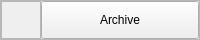
               <widget class="QFrame" name="frame_14">
                <property name="minimumSize">
                 <size>
                  <width>0</width>
                  <height>40</height>
                 </size>
                </property>
                <property name="maximumSize">
                 <size>
                  <width>16777215</width>
                  <height>40</height>
                 </size>
                </property>
                <property name="frameShape">
                 <enum>QFrame::StyledPanel</enum>
                </property>
                <property name="frameShadow">
                 <enum>QFrame::Raised</enum>
                </property>
                <layout class="QHBoxLayout" name="horizontalLayout_12">
                 <property name="spacing">
                  <number>0</number>
                 </property>
                 <property name="leftMargin">
                  <number>0</number>
                 </property>
                 <property name="topMargin">
                  <number>0</number>
                 </property>
                 <property name="rightMargin">
                  <number>0</number>
                 </property>
                 <property name="bottomMargin">
                  <number>0</number>
                 </property>
                 <item alignment="Qt::AlignLeft">
                  <widget class="QFrame" name="frame_27">
                   <property name="frameShape">
                    <enum>QFrame::StyledPanel</enum>
                   </property>
                   <property name="frameShadow">
                    <enum>QFrame::Raised</enum>
                   </property>
                   <layout class="QHBoxLayout" name="horizontalLayout_25">
                    <item>
                     <widget class="QLabel" name="archive_logo">
                      <property name="minimumSize">
                       <size>
                        <width>20</width>
                        <height>20</height>
                       </size>
                      </property>
                      <property name="maximumSize">
                       <size>
                        <width>20</width>
                        <height>20</height>
                       </size>
                      </property>
                      <property name="text">
                       <string/>
                      </property>
                      <property name="pixmap">
                       <pixmap>../../../resources/icons/archive.png</pixmap>
                      </property>
                      <property name="scaledContents">
                       <bool>true</bool>
                      </property>
                     </widget>
                    </item>
                   </layout>
                  </widget>
                 </item>
                 <item>
                  <widget class="QPushButton" name="archive_pushButton">
                   <property name="sizePolicy">
                    <sizepolicy hsizetype="Expanding" vsizetype="Expanding">
                     <horstretch>0</horstretch>
                     <verstretch>0</verstretch>
                    </sizepolicy>
                   </property>
                   <property name="cursor">
                    <cursorShape>PointingHandCursor</cursorShape>
                   </property>
                   <property name="text">
                    <string>Archive</string>
                   </property>
                  </widget>
                 </item>
                </layout>
               </widget>
